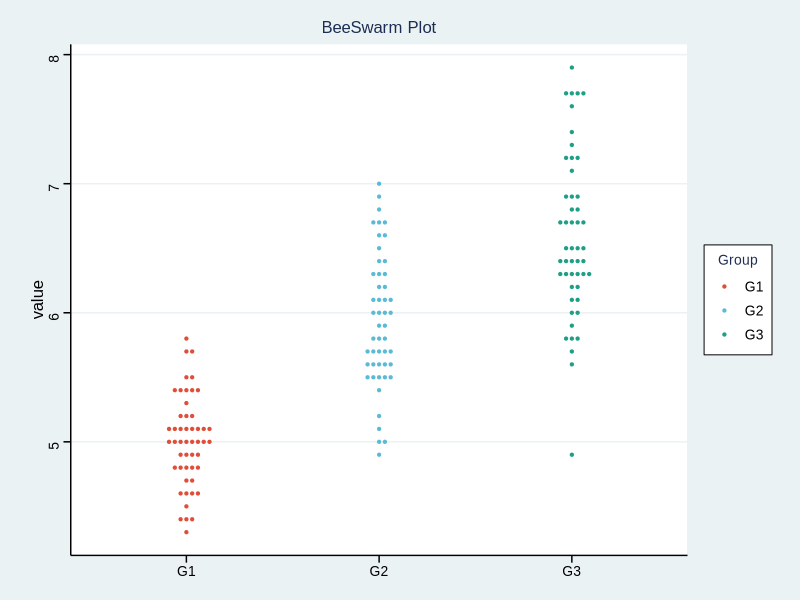

Write the R code that produced this figure.
## ---- chunk 1
# 安装包
if (!requireNamespace("ggplot2", quietly = TRUE)) {
  install.packages("ggplot2")
}
if (!requireNamespace("ggthemes", quietly = TRUE)) {
  install.packages("ggthemes")
}

# 加载包
library(ggbeeswarm)
library(ggthemes)
## ---- chunk 2
# 加载数据
data <- read.table("files/Hiplot/012-beeswarm-data.txt", header = T)

# 整理数据格式
data[, 1] <- factor(data[, 1], levels = unique(data[, 1]))
colnames(data) <- c("Group", "y")

# 查看数据
head(data)
## ---- chunk 3
#| label: fig-1Beeswarm
#| fig-cap: "蜜蜂群图"
#| out.width: "95%"
#| warning: false

# 蜜蜂群图
p <- ggplot(data, aes(Group, y, color = Group)) +
  geom_beeswarm(alpha = 1, size = 0.8) +
  labs(x = NULL, y = "value") +
  ggtitle("BeeSwarm Plot") +
  scale_color_manual(values = c("#e04d39","#5bbad6","#1e9f86")) +
  theme_stata() +
  theme(text = element_text(family = "Arial"),
        plot.title = element_text(size = 12,hjust = 0.5),
        axis.title = element_text(size = 12),
        axis.text = element_text(size = 10),
        axis.text.x = element_text(angle = 0, hjust = 0.5,vjust = 1),
        legend.position = "right",
        legend.direction = "vertical",
        legend.title = element_text(size = 10),
        legend.text = element_text(size = 10))

p
